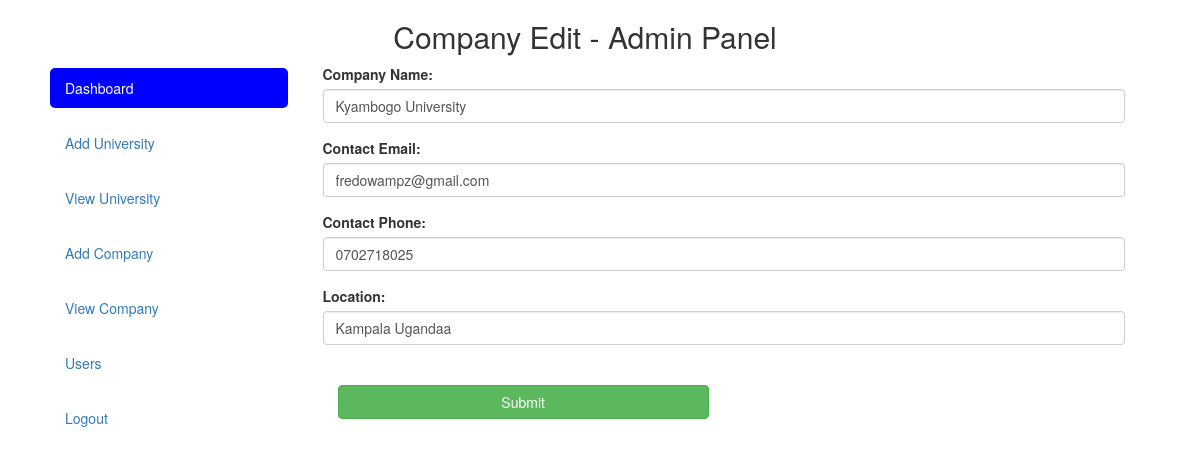
/admin/company-edit.php?co=KYA7215 (signed in), run on an earlier commit of the app's database.
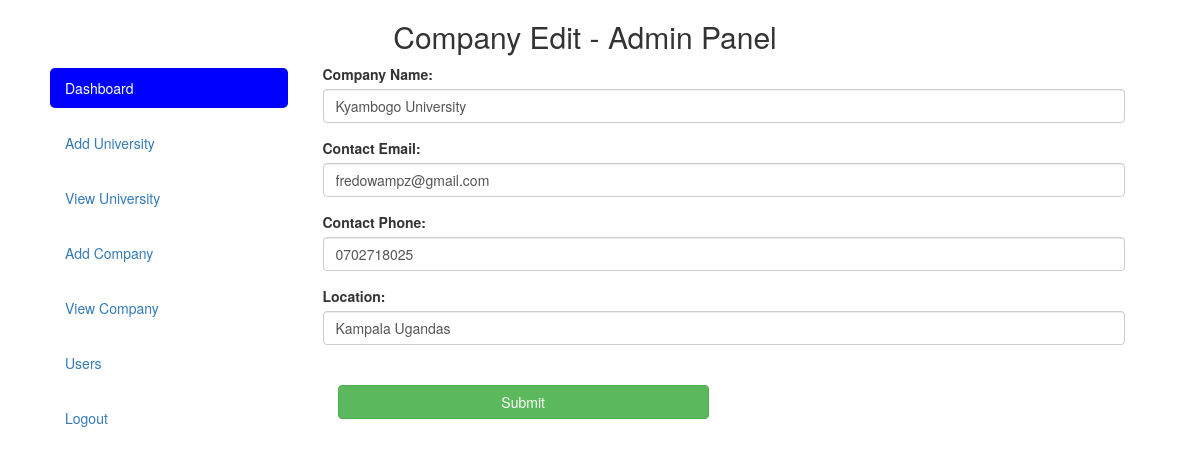
And on a later commit of the database.
### tables this page shows
CREATE TABLE `company` (
  `id` int(11) NOT NULL,
  `CID` varchar(30) NOT NULL,
  `name` varchar(200) NOT NULL,
  `location` varchar(300) NOT NULL,
  `email` varchar(100) NOT NULL,
  `password` varchar(100) NOT NULL,
  `phone` varchar(15) NOT NULL,
  `logo` text NOT NULL,
  `submitteddate` varchar(30) NOT NULL,
  `updated` timestamp(6) NOT NULL DEFAULT CURRENT_TIMESTAMP(6),
  `deleted` int(11) NOT NULL DEFAULT '0',
  `deleteddate` varchar(30) NOT NULL
);

### admin/company-edit.php (the view, shortened to what this page needs)
<?php include 'comp/header.php'; ?>
  <?php
      include 'conn/conn.php';
        $CID = $_REQUEST['co'];
        $co_info = $conn->query("SELECT * FROM company WHERE CID = '$CID' LIMIT 1")->fetch_assoc();
     ?>
      <div class="col-md-9">
        <form method="POST">
          <div class="text-center col-md-12"><?php echo $error; ?></div>
            <div class="form-group">
              <label for="email">Company Name:</label>
              <input type="text" class="form-control" placeholder="Enter company name" name="name" value="<?php echo $co_info['name']; ?>" required="">
            </div>
            <div class="form-group">
              <label for="email">Contact Email:</label>
              <input type="email" class="form-control" id="email" placeholder="Enter email" value="<?php echo $co_info['email']; ?>" name="email" required="">
            </div>
            <div class="form-group">
              <label for="email">Contact Phone:</label>
              <input type="text" class="form-control" id="phone" placeholder="Enter phone" value="<?php echo $co_info['phone']; ?>" name="phone" required="">
            </div>
            <div class="form-group">
              <label for="pwd">Location:</label>
              <input type="text" class="form-control" id="pwd" placeholder="Enter location" value="<?php echo $co_info['location']; ?>" name="location" required="">
            </div>
            <div class="form-group col-md-6 pt-4">
              <label for="inputCity">&nbsp;</label><br>
              <button type="submit" class="btn btn-success btn-block" name="update-company">Submit</button>
            </div>
        </form>
      </div>
    </div>
  </div>
  </body>
</html>

What changed in the data, as far as the page shows it:
changed company "Kyambogo University": location "Kampala Ugandaa" → "Kampala Ugandas"
